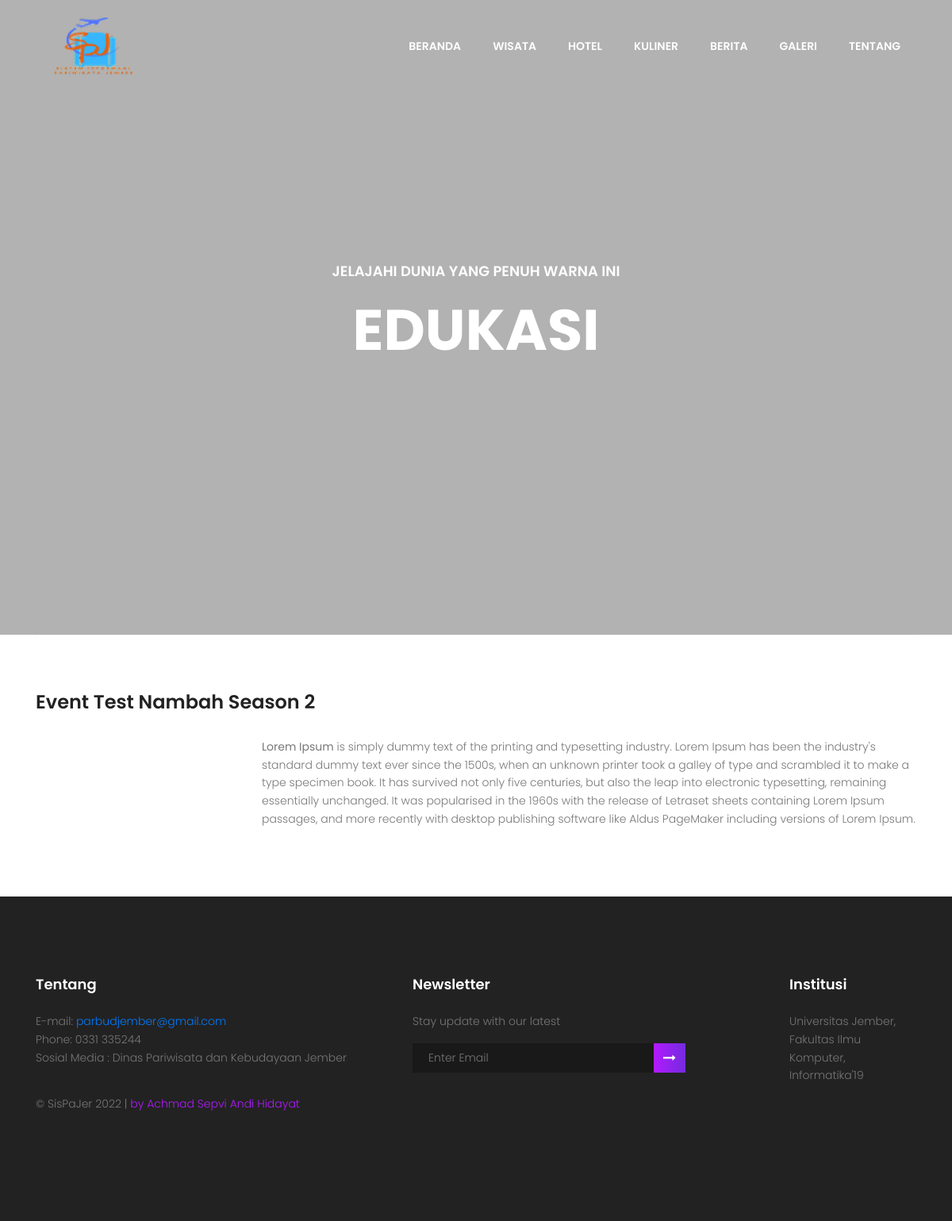
/pages/event/event.php, run on the app's committed database.
### tables this page shows
CREATE TABLE `tb_event` (
  `idEvent` int(11) NOT NULL,
  `namaEvent` varchar(70) NOT NULL,
  `deskripsi` text NOT NULL,
  `gambar` text NOT NULL
);

### pages/event/event.php (the view, shortened to what this page needs)
<!DOCTYPE html>
<html lang="en" class="no-js">
<?php include '../header.php' ?>
<body>
	<section class="banner-area" id="home">
		<header class="default-header">
			<nav class="navbar navbar-expand-lg navbar-light">
				<div class="container">
					<a class="navbar-brand" href="../../index.php">
						<img src="../../assets/images/spj4.PNG" width="150px" height="90px" alt="">
					</a>
					<div class="collapse navbar-collapse justify-content-end align-items-center" id="navbarSupportedContent">
						<ul class="navbar-nav">
							<li><a href="../../index.php">Beranda</a></li>
							<li><a href="../wisata/wisata.php">Wisata</a></li>
							<li><a href="../hotel/hotel.php">Hotel</a></li>
							<li><a href="../kuliner/kuliner.php">Kuliner</a></li>
							<li><a href="">Berita</a></li>
							<li><a href="../galeri/galeri.php">Galeri</a></li>
							<li><a href="../tentang/tentang.php">Tentang</a></li>
						</ul>
					</div>
				</div>
			</nav>
		</header>
	</section>
	<section class="default-banner active-blog-slider">
		<div class="item-slider relative" style="background: url(../../assets/img/slider2.jpg);background-size: cover;">
			<div class="container">
				<div class="row fullscreen justify-content-center align-items-center">
					<div class="col-md-10 col-12">
						<div class="banner-content text-center">
							<h4 class="text-white mb-20 text-uppercase">Jelajahi Dunia Yang Penuh Warna Ini</h4>
							<h1 class="text-uppercase text-white">Edukasi</h1>
						</div>
					</div>
				</div>
			</div>
		</div>
	</section>
	<div class="whole-wrap">
		<div class="container">
			<?php
				$sql = "SELECT * FROM tb_event ORDER BY idEvent DESC";
				$query = mysqli_query($con, $sql);
				$count = 0;
				while ($data = mysqli_fetch_array($query)) {
					$count = $count + 1;
					if ($count % 2 == 0) { ?>
						<div class="section-top-border text-right">
					<?php } else { ?>
						<div class="section-top-border">
					<?php } ?>
					<h3 class="mb-30"><?= $data['namaEvent']; ?></h3>
					<div class="row">
						<div class="col-md-3">
						</div>
						<div class="col-md-9 mt-sm-20">
							<?= htmlspecialchars_decode($data['deskripsi']); ?>
						</div>
					</div>
				</div>
			<?php } ?>
		</div>
	</div>
	<?php include '../footer.php' ?>
</body>
</html>

### assets/css/main.css (style rules this page uses)
body { color: #777777; font-family: "Poppins", sans-serif; font-size: 14px; font-weight: 300; line-height: 1.625em; position: relative; }
ol, ul { margin: 0; padding: 0; list-style: none; }
a { -webkit-transition: all 0.3s ease 0s; -moz-transition: all 0.3s ease 0s; -o-transition: all 0.3s ease 0s; transition: all 0.3s ease 0s; }
a, a:focus, a:hover { text-decoration: none; outline: 0; }
h1, h2, h3, h4, h5, h6 { font-family: "Poppins", sans-serif; color: #222222; line-height: 1.2em !important; margin-bottom: 0; margin-top: 0; font-weight: 600; }
h1, .h1 { font-size: 36px; }
h3, .h3 { font-size: 24px; }
h4, .h4 { font-size: 18px; }
.mb-20 { margin-bottom: 20px; }
.mb-30 { margin-bottom: 30px; }
.text-white { color: #fff; }
.text-center { text-align: center; }
.relative { position: relative; }
h1 { font-size: 36px; }
h3 { font-size: 24px; }
h4 { font-size: 18px; }
h1, h2, h3, h4, h5, h6 { line-height: 1.5em; }
.default-header { position: absolute; top: 0; left: 0; width: 100%; z-index: 9; }
.navbar-nav a { text-transform: uppercase; font-weight: 600; color: #fff; padding: 20px; }
.default-header { background-color: transparent; width: 100% !important; }
.default-banner { margin-top: -48px; }
.default-banner h1 { color: #222; font-size: 72px; font-weight: 700; line-height: 1em; margin-bottom: 10px; }
.whole-wrap { background-color: #fff; }
.section-top-border { padding: 70px 0; border-top: 1px dotted #eee; }

### data on the page
tb_event: namaEvent "Event Test Nambah Season 2", deskripsi "Lorem Ipsum is simply dummy text of the printing and typesetting industry. Lorem Ipsum has been the industry's standard dummy text ever since the 1500s, when an unknown printer took a galley of type and scrambled it to make a type specimen book. It has survived not only five centuries, but also the leap into electronic typesetting, remaining essentially unchanged. It was popularised in the 1960s with the release of Letraset sheets containing Lorem Ipsum passages, and more recently with desktop publishing software like Aldus PageMaker including versions of Lorem Ipsum."
